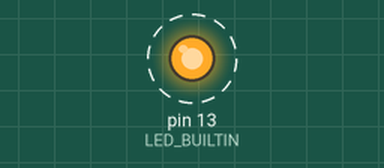
Recording of a sketch running on a simulated Arduino Uno, built with avr-gcc and run on an emulated ATmega328P. On the bench: output pins drawn as LEDs (lit = HIGH). Dashed ring = blinking.

Above: at 0.5 s.
Timing chart, 0 to 3.5 s (numbered marks = the images above):
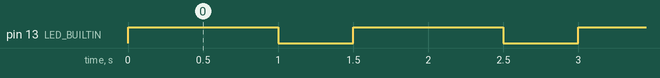

Measured:
- by itself, pin 13 (LED_BUILTIN): alternates HIGH for 1.0 s and LOW for 0.50 s

The sketch:

Blink.ino
```cpp
void setup() {
  // setup is for configuring arduino
  // initialize digital pin LED_BUILTIN as an output.

  pinMode(LED_BUILTIN, OUTPUT);
}

// manditory(for a sketch) forever loop
void loop() {
  // led can alternat between high voltage and low voltage. High meaning on and low
  // meaning off.
  digitalWrite(LED_BUILTIN, HIGH);   // turn the LED on
  delay(1000);                       // wait for a 1 (1000 millaseconds)
  digitalWrite(LED_BUILTIN, LOW);    // turn the LED off
  delay(500);                       // wait for 0.5 second
}
```
